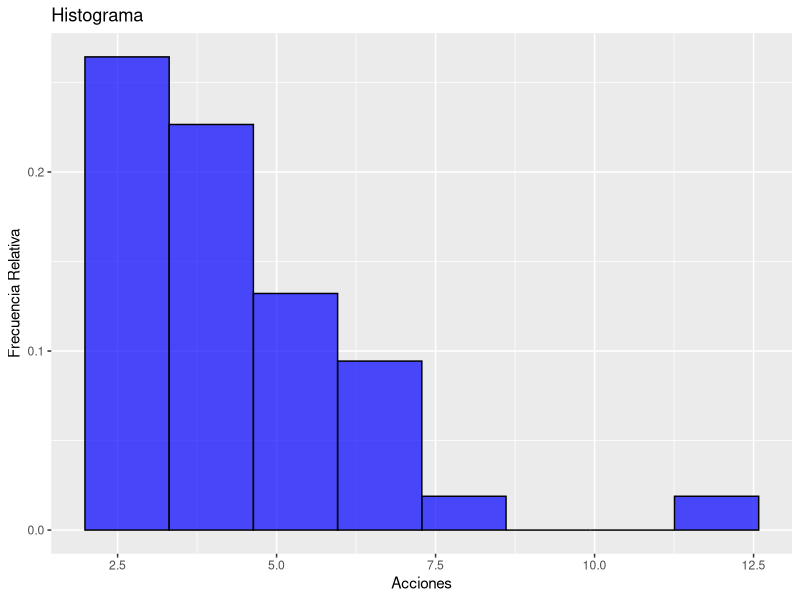
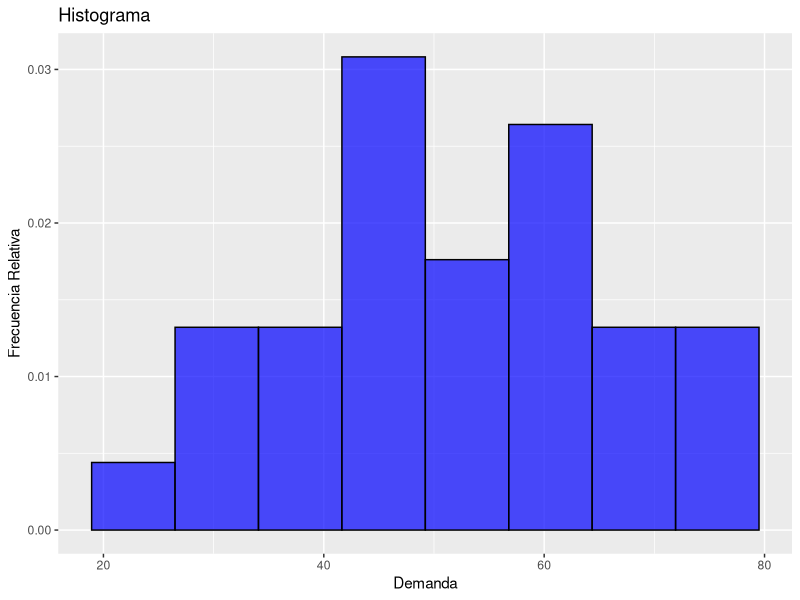
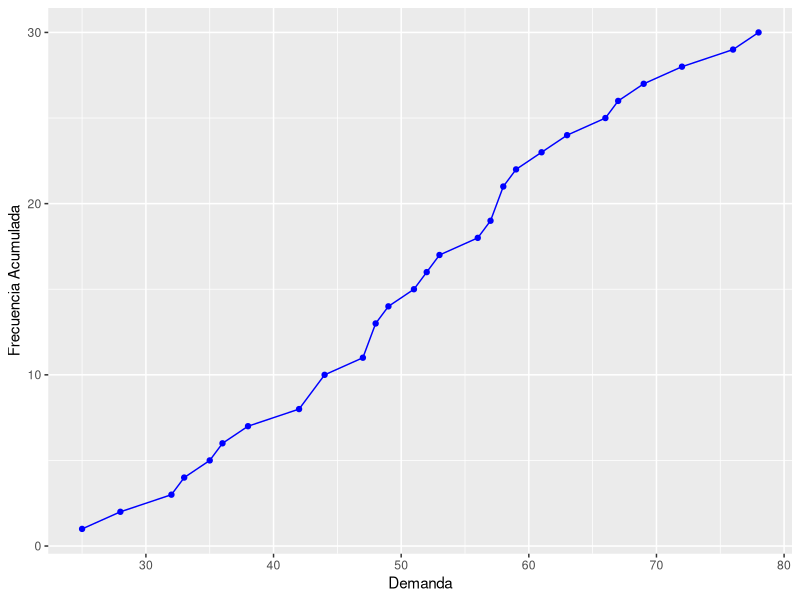
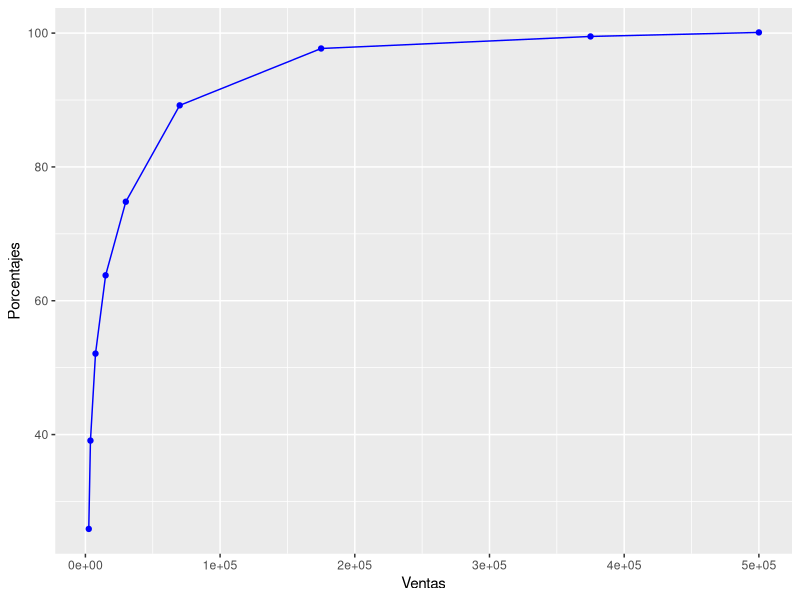
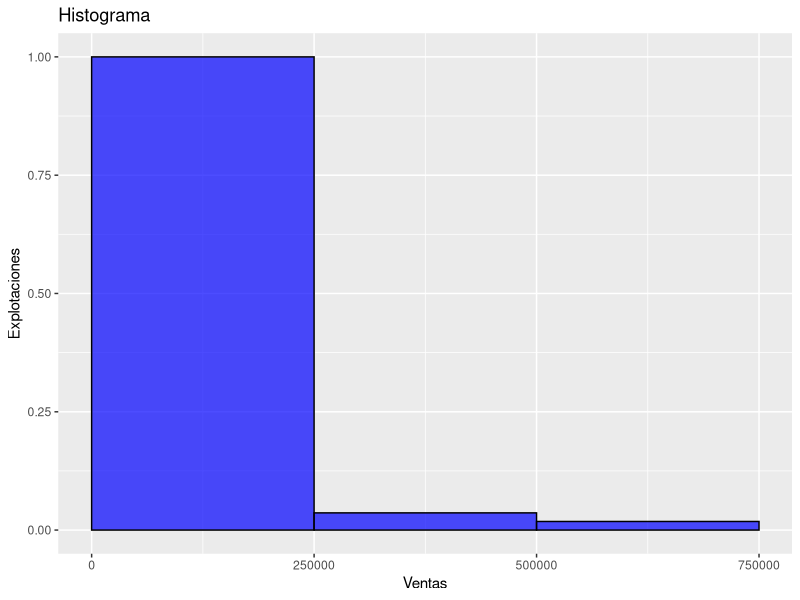
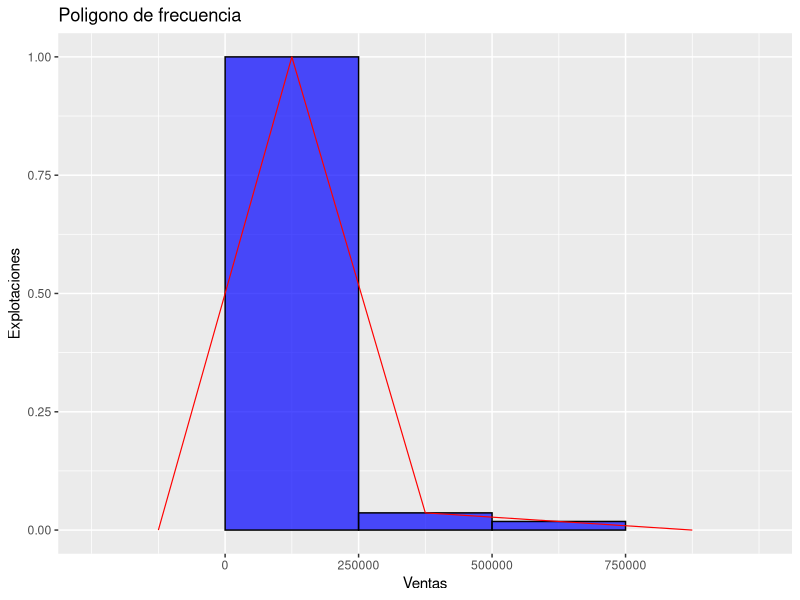

Reproduce these figures in R, in order.
## ---- chunk 1
library(knitr)
library(ggplot2)
library(scales)
library(modeest)
## ---- chunk 2
dolares<-c(43,57,104,162,201,220,253,302,380,467,500,633)
D2<-quantile(dolares,probs = 0.2,type=6)
D2
## ---- chunk 3
D8<-quantile(dolares,probs=0.8,type=6)
D8
## ---- chunk 4
cuantiles<-quantile(dolares,probs=c(0.25,0.5,0.75),type = 5)
cuantiles
## ---- chunk 5
anteriores<-c(5/4,7/2,24/4,9/2,10/2,11)

media1<-mean(anteriores)
media1

var1<-var(anteriores)
var1

sd1<-sd(anteriores)
sd1

nuevas<-c(7/4,8/2,13/2,10/2,11/2,12)

media2<-mean(nuevas)
media2

var2<-var(nuevas)
var2

sd2<-sd(nuevas)
sd2
## ---- chunk 6
capitalizacion <- c(17,21,44,50,79,86,140,178,203)
media <- mean(capitalizacion)
media
## ---- chunk 7
mediana<-median(capitalizacion)
mediana
## ---- chunk 8
#library('modeest')
moda<-mfv(capitalizacion)
moda
## ---- chunk 9
S<-sqrt(sum(capitalizacion^2)/8-(9/8*(media)^2))
S

#Usando el comando sd
sd(capitalizacion)
## ---- chunk 10
L<-c(1,1,1,7,19,14,21,5,3,2,1)
media_L<-mean(L)
media_L

R<-c(1,1,0,5,20,20,14,8,1,4,0)
media_R<-mean(R)
media_R
## ---- chunk 11
L<-sort(L)
L

mediana_L<-median(L)
mediana_L

R<-sort(R)
R

mediana_R<-median(R)
mediana_R
## ---- chunk 12
moda_L<-max(L)
moda_L

moda_R<-max(R)
moda_R
## ---- chunk 13
sigmaL<-sqrt(sum(L^2)/10-(11/10)*(media_L)^2)
sigmaL
sd(L)

sigmaR<-sqrt(sum(R^2)/10-(11/10)*(media_R)^2)
sigmaR
sd(R)
## ---- chunk 14
varL<-var(L)
varL

varR<-var(R)
varR
## ---- chunk 15
pesos<-c(1,2,3,4,5,6,7,8,9,10,11,12,13,14)/105
maquinarias<-c(1,3,1,4,2,1,1,5,8,2,2,6,1,1)
media<-weighted.mean(maquinarias,pesos)
media
## ---- chunk 16
grupo1<-c(1,3,6,7,13,14)
m_g1<-mean(grupo1)
m_g1
grupo2<-c(5,10,11)
m_g2<-mean(grupo2)
m_g2
m_g3<-2
m_g3
m_g4<-4
m_g4
m_g5<-8
m_g5
m_g6<-12
m_g6
m_g8<-9
m_g8
## ---- chunk 17
grupos_media<-c(7.33,8.66,2,4,8,12,9)
grupos_mayores<-which(grupos_media>media)
grupos_mayores
## ---- chunk 18
acciones <- c( 11.88,6.27,5.49,4.81,4.40,3.78,3.44,3.11,2.88,2.68,7.99,6.07,5.26,4.79,4.05,
               3.69,3.36,3.03,2.74,2.63,7.15,5.98,5.07,4.55,3.94,3.62,3.26,2.99,2.74,2.62,
               7.13,5.91,4.94,4.43,3.93,3.48,3.20,2.89,2.69,2.61)

dat<-data.frame(acciones)

h <- ggplot(dat,aes(x=acciones))+
      geom_histogram(aes(y=..density..),closed="left",bins=8,fill="blue",col="black",alpha=0.7)+
      labs(title="Histograma",x="Acciones",y="Frecuencia Relativa")
h
## ---- chunk 19
#Veamos quienes en proporción son mayores que 0.04
g<-ggplot_build(h)$data[[1]]$count/length(acciones) #muestra la proporción de cada barra.
g

#veamos quienes son mayores que 0.04
g1<-which(g>0.04)
g1

vendidos<-sum(g[1:4])
vendidos
## ---- chunk 20
accion<-sample(acciones,size=1)

frecuencia<-length(which(acciones==accion))

#probabilidad de las acciones principales
prob<-frecuencia/40

#proporción acciones con venta menor que 0.05 
v<-which(g<0.05)
vendidos1<-sum(g[5:8])
vendidos1

#calculamos la probabilidad
probabilidad<-prob*vendidos1
probabilidad
## ---- chunk 21
demanda <- c( 38,35,76,58,48,59,67,63,33,69,53,51,28,25,36,
              32,61,57,49,78,48,42,72,52,47,66,58,44,44,56)

fr<-data.frame(table(demanda))

fa<-transform(fr,fAcum=cumsum(Freq))

colnames(fa)<-c("Demanda","Frecuencia","Frecuencia Acumulada")
kable(fa)

far<-transform(fr,Fr=cumsum(prop.table(Freq)))
colnames(far)<-c("Demanda","Frecuencia","Frecuencia Relativa")
kable(far)
## ---- chunk 22
dat<-data.frame(demanda)
h<-ggplot(dat,aes(x=demanda))+
geom_histogram(aes(y=..density..),closed="left",bins=8,fill="blue",col="black",alpha=0.7)+
labs(title="Histograma",x="Demanda",y="Frecuencia Relativa")
h
a<-data.frame(sort(unique(demanda)))
b<-ggplot(a,mapping=aes(sort(unique(demanda)),fa[,3]))+geom_line(colour="blue")+geom_point(colour="blue")+labs(x="Demanda",y="Frecuencia Acumulada")
b
## ---- chunk 23
cuantiles<-quantile(fa[,3],prob=c(0.25,0.50,0.75))
cuantiles
## ---- chunk 24
c_demanda<-quantile(demanda,prob=c(0.25,0.50,0.75))
c_demanda
## ---- chunk 25
media<-mean(demanda) #Media
media

mediana<-median(demanda) #Mediana
mediana

moda<-mfv(demanda) #Moda
moda

de<-sd(demanda) #Desviación estándar
de

dmd<-sum(abs(demanda-mediana))/30 #Desviación mediana
dmd

dm<-sum(abs(demanda-media))/30 #Desviación media
dm
## ---- chunk 26
intervalos<-cut(demanda,breaks=c(25,36,48,56,63,78),include.lowest=T,right=F)
conteo<-table(intervalos)
df<-data.frame(conteo)
colnames(df)<-c("Intervalos","Frecuencia")
kable(df)
## ---- chunk 27
ptomedio<-c(30,41.5,50.5,58.5,70.5)

frecuencia<-df[,2]

media<-sum(ptomedio*frecuencia)/30
media

L<-48 #límite inferior del 3er intervalo donde se encuentra la mediana
f<-6 #frecuencia del intervalo
c<-5 #longitud del intervalo
j<-4 #observaciones necesarias del intervalo para completar n/2
mediana<-L+c*(j/f)
mediana

moda<-(63+78)/2 #Punto medio de la clase con frecuencia más alta
moda

ds<-sqrt(sum(frecuencia*((ptomedio-media)^2))/29) #Desviación estándar
ds

dm<-sum(frecuencia*(abs(ptomedio-media)))/30 #Desviación media
dm

dmd<-sum(frecuencia*(abs(ptomedio-mediana)))/30 #Desviación mediana
dmd
## ---- chunk 28
ventas <- c( 40.2,29.3,35.6,88.2,42.9,26.9,28.7,99.8,35.6,37.8,
             44.2,32.3,55.2,50.6,25.4,31.7,36.8,45.2,25.1,39.7)

ventas<-sort(ventas)

media<-mean(ventas) #Media
media

mediana<-median(ventas) #Mediana
mediana

ds<-sd(ventas) #Desviación estándar
ds

dmd<-sum(abs(ventas-mediana))/20 #Desviación mediana
dmd

cuantiles<-quantile(ventas,prob=c(0.1,0.25,0.75,0.9))
cuantiles

intcuantil<-cuantiles[[3]]-cuantiles[[2]]
intcuantil

intdecil<-cuantiles[[4]]-cuantiles[[1]]
intdecil
## ---- chunk 29
# Las anchuras son la diferencia  entre limite superior e inferior de los respectivos intervalos:
anchura2<-4999-2500
anchura2
anchura7<-249000-100000
anchura7
## ---- chunk 30
anchura3<-9999-5000
anchura3
anchura4<-19999-10000
anchura4
anchura5<-39999-20000
anchura5
anchura6<-99999-40000
anchura6
anchura8<-499999-250000
anchura8
## ---- chunk 31
marca2<-1/2*(4999+2500)
marca2
marca7<-1/2*(249999+100000)
marca7
## ---- chunk 32
fsup4<-1/2*(19999+20000) #Frontera de clase superior
fsup4

finf4<-1/2*(9999+10000) #Frontera de clase inferior
finf4
## ---- chunk 33
ptomedio<-c(2500,3749.5,7499.5,14999.5,29999.5,69999.5,174999.5,374999.5,500000)
#ptos medios de las clases
porcentajes<-c(25.9,39.1,52.1,63.8,74.8,89.2,97.7,99.5,100.1) #frecuencia acumulada
d<-data.frame(ptomedio,porcentajes)
b1<-ggplot(d,mapping=aes(ptomedio,porcentajes))+geom_line(colour="blue")+
  geom_point(colour="blue")+
  labs(x="Ventas",y="Porcentajes")
b1
## ---- chunk 34
prueba<-c(rep(230000,55),400000,400000,740000)
dat<-data.frame(prueba)
h2 <- ggplot(dat,aes(x=prueba)) +
       geom_histogram(aes(y=..ncount..),closed='left',
                      fill='blue',col='black',alpha=0.7,
                      breaks = seq(0,750000,by=250000)) +
       labs(x='Ventas',y='Explotaciones',title="Histograma")+
        scale_x_continuous(breaks = seq(0,750000,by=250000))
h2

h3 <- ggplot(dat,aes(x=prueba)) +
        geom_histogram(aes(y=..ncount..),closed='left',
                       fill='blue',col='black',alpha=0.7,
                       breaks = seq(0,750000,by=250000))+
        scale_x_continuous(breaks = seq(0,750000,by=250000))+
        geom_freqpoly(aes(y=..ncount..),col='red',
                      breaks = seq(0,750000,by=250000),size=0.4)+
        labs(x='Ventas',y='Explotaciones',title="Poligono de frecuencia")
h3
## ---- chunk 35
año_precio<-c(26.80,29.60, 31.40,34.50,37.25)
año_dividendo<-c(0.15,0.17,0.17,0.19,0.22)
previos_año_precio<-c(28.50,26.80,29.60,31.40,34.50)
rend_anual<-(año_precio+año_dividendo)/(previos_año_precio)-1
rend_anual<-rend_anual*100
rend_anual
## ---- chunk 36
media_aritmetica<-mean(rend_anual)
media_aritmetica
## ---- chunk 37
promedio<-((1-0.0544)*(1+0.1108)*(1+0.0666)*(1+0.1048)*(1+0.0861))^(1/5)-1
promedio<-promedio*100
promedio
## ---- chunk 38
Emfund<-c(3.00,4.00,4.30,5.00,4.10,6.00)
mediana_anual_Emfund<-median(Emfund)
mediana_anual_Emfund
## ---- chunk 39
sd_Emfund<-sd(Emfund)
sd_Emfund
## ---- chunk 40
hpr<-(1+0.03)*(1+0.04)*(1+0.043)*(1+0.05)*(1+0.041)*(1+0.06)-1
hpr
## ---- chunk 41
# Calculemos la media armónica
años<-c(31.40,34.50,37.25)
promedio<-3/(1/31.40 +1/34.50 +1/37.25)
promedio

#calculemos la media aritmética
arit_media<-mean(años)
arit_media
## ---- chunk 42
cartera<-0.6*8.61+0.4*6
cartera
## ---- chunk 43
#calculemos la desviación estándar del rendimiento anual de  Nopat
sd_Nopat<-sd(rend_anual)
sd_Nopat

#calculemos el coeficiente de variación
CV_Nopat<-sd_Nopat/media_aritmetica
CV_Nopat

#calculemos la media aritmetica para Emfund
media_Emfund<-mean(Emfund)
media_Emfund

#calculemos el coeficiente de variación
CV_Emfund<-sd_Emfund/media_Emfund
CV_Emfund
## ---- chunk 44
#riesgo libre es de 2.8%
srNopat<-(media_aritmetica-2.8)/sd_Nopat
srNopat

srEmfund<-(media_Emfund-2.8)/sd_Emfund
srEmfund
## ---- chunk 45
Rango_Emfund<-6-3
Rango_Emfund

MAD_Emfund<- sum(abs(Emfund-media_Emfund))/length(Emfund)
MAD_Emfund
## ---- chunk 46
crecimiento<-(0.22/0.14)^(1/5)-1
crecimiento
